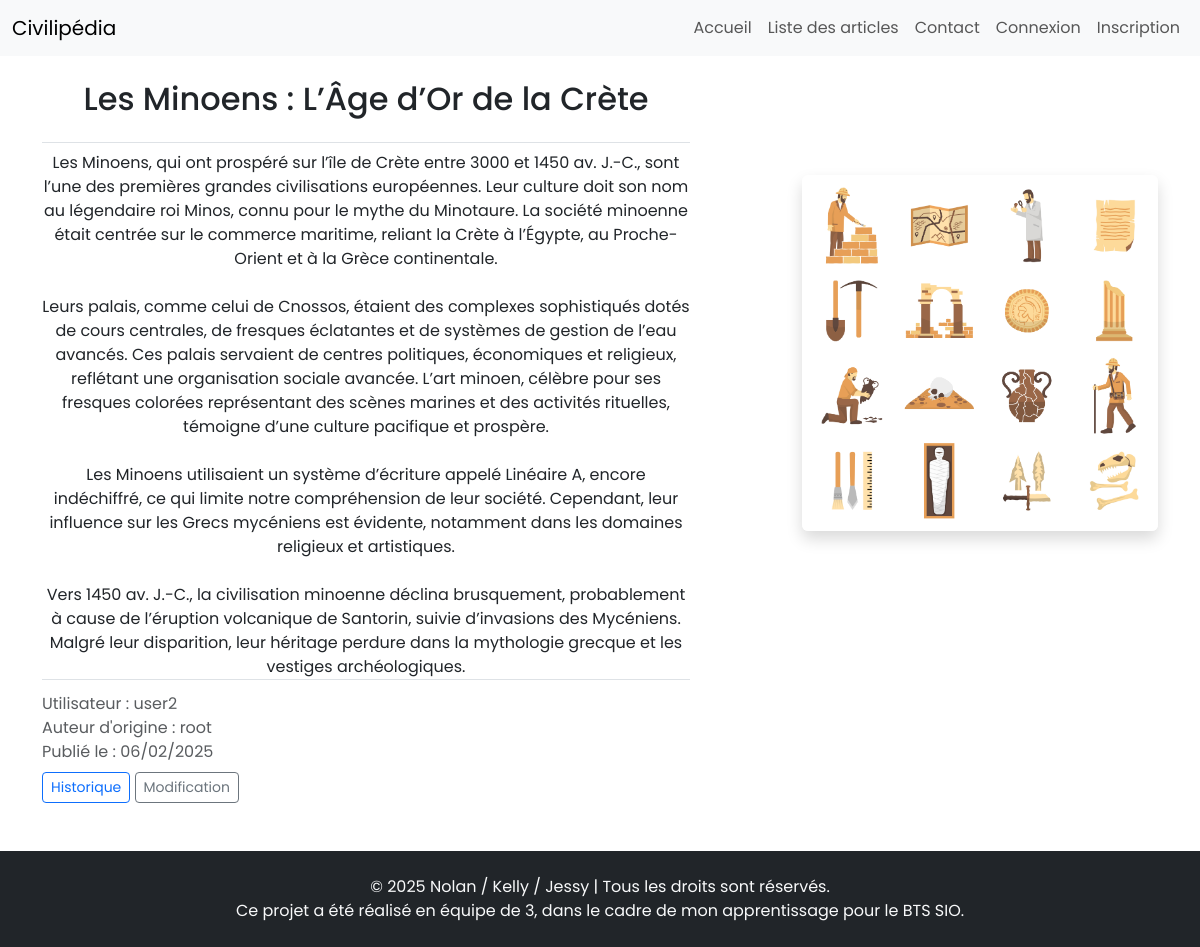
Screenshot of /templateArt.php?articleID=9 with the database file from the repository.
### tables this page shows
CREATE TABLE IF NOT EXISTS article (
    id INT AUTO_INCREMENT PRIMARY KEY,
    title VARCHAR(255) NOT NULL,
    content TEXT NOT NULL,
    created_at DATE NOT NULL,
    updated_at DATE NULL,
    firstAuthor INT NOT NULL,
    user_id INT NOT NULL,
    FOREIGN KEY (firstAuthor) REFERENCES user(id) ON DELETE CASCADE,
    FOREIGN KEY (user_id) REFERENCES user(id) ON DELETE CASCADE
);

CREATE TABLE IF NOT EXISTS user (
    id INT AUTO_INCREMENT PRIMARY KEY,
    username VARCHAR(50) NOT NULL UNIQUE,  
    password VARCHAR(255) NOT NULL,
    role ENUM('user', 'admin') NOT NULL  
);

### src/model/ArtModel/postArtModel.php (called while the page is built, shortened)
<?php
class ArtPostModel
{
    public function getPostArt(PDO $bdd, $postArtId)
    {
        $recupPostArt = $bdd->prepare('SELECT * FROM article WHERE id = :id');
        $recupPostArt->execute(['id' => $postArtId]);
        return $recupPostArt->fetchAll(PDO::FETCH_ASSOC);
    }
    public function getPostArtUser(PDO $bdd, $postArtUserId)
    {
        $recupPostArtUser = $bdd->prepare(
            'SELECT username FROM user WHERE id = :id'
        );
        $recupPostArtUser->execute(['id' => $postArtUserId]);
        return $recupPostArtUser->fetch(PDO::FETCH_ASSOC);
    }
    public function getFirstPostArtUser(PDO $bdd, $postArtUserId)
    {
        $recupPostArtUser = $bdd->prepare(
            'SELECT username FROM user WHERE id = :id'
        );
        $recupPostArtUser->execute(['id' => $postArtUserId]);
        return $recupPostArtUser->fetch(PDO::FETCH_ASSOC);
    }
    public function getArticleImage(PDO $bdd, $articleID)
    {
        $query = $bdd->prepare('SELECT url FROM image WHERE article_id = :article_id LIMIT 1');
        $query->execute(['article_id' => $articleID]);
        return $query->fetch(PDO::FETCH_ASSOC);
    }
}

### src/control/ArtControl/postArt.php (the view, shortened to what this page needs)
<?php
require_once 'src/model/ArtModel/postArtModel.php';
if (!empty($_GET['articleID'])) {
    $postArtId = intval($_GET['articleID']);
} else {
    throw new Exception("Identifiant de l'article non spécifié.");
}
$artPostModel = new ArtPostModel();
$articles = $artPostModel->getPostArt($bdd, $postArtId);
$imageData = $artPostModel->getArticleImage($bdd, $postArtId);
$imageUrl = $imageData['url'] ?? 'assets/img/civilisation.jpg';
if (!empty($articles)) {
    $postArtUser = $articles[0]['user_id'];
    $postArtFirstUser = $articles[0]['firstAuthor'];
    $userArticles = $artPostModel->getPostArtUser($bdd, $postArtUser);
    $userFirstArticles = $artPostModel->getFirstPostArtUser($bdd, $postArtFirstUser);
} else {
    throw new Exception("Article non trouvé.");
}
foreach ($articles as $article) {
    $dateToShow = !empty($article['updated_at']) ? $article['updated_at'] : $article['created_at'];
?>
    <div class="container mt-4">
        <div class="row">
            <div class="col-md-8 article-container">
                <h2 class="title font-weight-bold border-bottom pb-4 text-center"> <?= htmlspecialchars($article['title']); ?> </h2>
                <div class="text text-center"> <?= nl2br($article['content']); ?> </div>
                <div class="text-muted border-top pt-1">
                    <p class="mb-0 mt-2">Utilisateur : <?= htmlspecialchars($userArticles['username'] ?? 'Aucune modification'); ?></p>
                    <p class="mb-0 mt-0">Auteur d'origine : <?= htmlspecialchars($userFirstArticles['username']); ?></p>
                    <p class="mb-0">Publié le : <?= date("d/m/Y", strtotime($dateToShow)); ?></p>
                </div>
                <div class="mt-2">
                    <a href="templateArtV.php?articleVID=<?php echo $postArtId; ?>" class="btn btn-outline-primary btn-sm">Historique</a>
                    <a href="updateArt.php?articleID=<?php echo $postArtId; ?>" class="btn btn-outline-secondary btn-sm">Modification</a>
                </div>
            </div>
            <div class="col-md-4 d-flex justify-content-center d-none d-md-block">
                <div class="sticky-top" style="top: 175px; height: 450px;">
                    <img src="<?= htmlspecialchars($imageUrl) ?>" alt="Image de l'article" class="img-fluid rounded shadow mx-auto d-block">
                </div>
            </div>
        </div>
    </div>
<?php
}
?>

### templateArt.php (shortened to what this page needs)
<?php
include_once 'src/control/ArtControl/postArt.php';
?>
<!DOCTYPE html>
<html lang="fr">
<head>
    <?php include 'src/component/head.php'; ?>
</head>
<body>
    <?php include 'src/component/navbar.php' ?>
    <section class="infoArticle">
        <?php include 'src/control/ArtControl/postArt.php'; ?>
    </section>
    <?php include 'src/component/footer.php' ?>
</body>
</html>

### src/component/head.php (shortened to what this page needs)
   <link href="https://cdn.jsdelivr.net/npm/bootstrap@5.3.3/dist/css/bootstrap.min.css" rel="stylesheet"
/>
   <link href="https://cdnjs.cloudflare.com/ajax/libs/font-awesome/5.15.4/css/all.min.css" rel="stylesheet" />
   <link rel="stylesheet" href="css/baseStyle.css" />

### src/component/navbar.php (shortened to what this page needs)
<nav class="navbar navbar-expand-lg navbar-light bg-light">
    <div class="container-fluid">
        <span class="navbar-brand"></i> Civilipédia</span>
        <div class="collapse navbar-collapse justify-content-end" id="navbarNav">
            <ul class="navbar-nav mb-2 mb-lg-0">
                <li class="nav-item">
                    <a class="nav-link" href="home.php" aria-current="page">Accueil</a>
                </li>
                <li class="nav-item">
                    <a class="nav-link" href="home.php#list_art" aria-current="page">Liste des articles</a>
                </li>
                <li class="nav-item">
                    <a class="nav-link" href="contact.php" aria-current="page">Contact</a>
                </li>
                <?php
                if (!empty($_SESSION['userID'])) {
                    echo '
                        <li class="nav-item">
                            <a class="nav-link" href="createArt.php">Publier un article</a>
                        </li>
                        <li class="nav-item">
                            <a class="nav-link text-danger" href="src/control/UserControl/logout.php" title="Déconnexion">Déconnexion</a>
                        </li>
                    ';
                } else {
                    echo '
                        <li class="nav-item">
                            <a class="nav-link" href="login.php">Connexion</a>
                        </li>
                        <li class="nav-item">
                            <a class="nav-link" href="register.php">Inscription</a>
                        </li>
                    ';
                }
                ?>
            </ul>
        </div>
    </div>
</nav>

### src/component/footer.php (shortened to what this page needs)
<footer class="bg-dark text-light py-4 mt-5">
    <div class="container text-center">
        <p class="mb-0">
            &copy;
            <?php
            echo date("Y");
            ?>
            Nolan / Kelly / Jessy | Tous les droits sont réservés. <br />
            Ce projet a été réalisé en équipe de 3, dans le cadre de mon apprentissage pour le BTS SIO.
        </p>
    </div>
</footer>

### css/baseStyle.css (style rules this page uses)
* { margin: 0; padding: 0; box-sizing: border-box; text-decoration: none; list-style: none; font-family: "Poppins", sans-serif; }

### templateArt.php (style rules this page uses)
@media screen and (min-width: 768px) { .article-container { padding-right: 100px; } }

### rows the page displays
article: title "Les Minoens : L’Âge d’Or de la Crète", content "Les Minoens, qui ont prospéré sur l’île de Crète entre 3000 et 1450 av. J.-C., sont l’une des premières grandes civilisations européennes. Leur culture doit son nom au légendaire roi Minos, connu pour le mythe du Minotaure. La société minoenne était centrée sur le commerce maritime, reliant la Crète à l’Égypte, au Proche-Orient et à la Grèce continentale. Leurs palais, comme celui de Cnossos, étaient des complexes sophistiqués dotés de cours centrales, de fresques éclatantes et de systèmes de gestion de l’eau avancés. Ces palais servaient de centres politiques, économiques et religieux, reflétant une organisation sociale avancée. L’art minoen, célèbre pour ses fresques colorées représentant…", user.username "user2", firstAuthor.username "root", date("d/m/Y", strtotime($dateToShow)) "06/02/2025"
